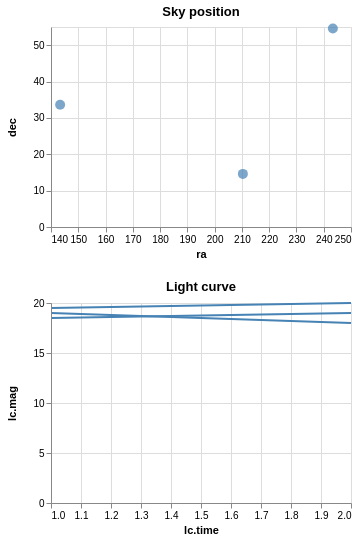

Write a Vega-Lite specification for this figure.
### Vega specification from a JSON file in a GitHub repository (floating-point values rounded to 4 significant figures)
{"$schema": "https://vega.github.io/schema/vega/v5.json", "description": "Show a line chart corresponding to selected points.", "autosize": "pad", "padding": 5, "width": 300, "data": [{"name": "pts_store"}, {"name": "source_0", "values": [{"id": "001", "ra": 243.3, "dec": "+54.6", "lc": [{"time": 1, "mag": 18.5}, {"time": 2, "mag": 19}]}, {"id": "002", "ra": 210.3, "dec": "+14.6", "lc": [{"time": 1, "mag": 19.5}, {"time": 2, "mag": 20}]}, {"id": "003", "ra": 143.3, "dec": "+33.6", "lc": [{"time": 1, "mag": 19}, {"time": 2, "mag": 18}]}]}, {"name": "data_0", "source": "source_0", "transform": [{"type": "flatten", "fields": ["lc"], "as": ["lc"]}]}, {"name": "data_1", "source": "data_0", "transform": [{"type": "aggregate", "groupby": ["ra", "dec", "id"], "ops": [], "fields": [], "as": []}]}, {"name": "data_2", "source": "data_0", "transform": [{"type": "formula", "expr": "datum[\"lc\"] && datum[\"lc\"][\"time\"]", "as": "lc.time"}, {"type": "formula", "expr": "datum[\"lc\"] && datum[\"lc\"][\"mag\"]", "as": "lc.mag"}, {"type": "filter", "expr": "!(length(data(\"pts_store\"))) || (vlSelectionTest(\"pts_store\", datum))"}]}], "signals": [{"name": "concat_0_height", "value": 200}, {"name": "concat_1_height", "value": 200}, {"name": "unit", "value": {}, "on": [{"events": "mousemove", "update": "isTuple(group()) ? group() : unit"}]}, {"name": "pts", "update": "vlSelectionResolve(\"pts_store\")"}], "layout": {"padding": 20, "columns": 1, "bounds": "full", "align": "each"}, "marks": [{"type": "group", "name": "concat_0_group", "title": {"text": "Sky position", "frame": "group"}, "style": "cell", "encode": {"update": {"width": {"signal": "width"}, "height": {"signal": "concat_0_height"}}}, "signals": [{"name": "pts_tuple", "on": [{"events": [{"source": "scope", "type": "click"}], "update": "datum && item().mark.marktype !== 'group' ? {unit: \"concat_0\", fields: pts_tuple_fields, values: [(item().isVoronoi ? datum.datum : datum)[\"id\"]]} : null", "force": true}]}, {"name": "pts_tuple_fields", "value": [{"field": "id", "type": "E"}]}, {"name": "pts_toggle", "value": false, "on": [{"events": [{"source": "scope", "type": "click"}], "update": "event.shiftKey"}]}, {"name": "pts_modify", "update": "modify(\"pts_store\", pts_toggle ? null : pts_tuple, pts_toggle ? null : true, pts_toggle ? pts_tuple : null)"}], "marks": [{"name": "concat_0_marks", "type": "symbol", "style": ["circle"], "from": {"data": "data_1"}, "encode": {"update": {"opacity": {"value": 0.7}, "fill": [{"test": "datum[\"ra\"] === null || isNaN(datum[\"ra\"]) || datum[\"dec\"] === null || isNaN(datum[\"dec\"])", "value": null}, {"test": "!(length(data(\"pts_store\"))) || (vlSelectionTest(\"pts_store\", datum))", "value": "steelblue"}, {"value": "grey"}], "tooltip": {"signal": "{\"ra\": format(datum[\"ra\"], \"\"), \"dec\": format(datum[\"dec\"], \"\")}"}, "x": [{"test": "datum[\"ra\"] === null || isNaN(datum[\"ra\"])", "value": 0}, {"scale": "concat_0_x", "field": "ra"}], "y": {"scale": "concat_0_y", "field": "dec"}, "size": {"value": 100}, "shape": {"value": "circle"}}}}], "axes": [{"scale": "concat_0_x", "orient": "bottom", "grid": false, "title": "ra", "labelFlush": true, "labelOverlap": true, "tickCount": {"signal": "ceil(width/40)"}, "zindex": 1}, {"scale": "concat_0_x", "orient": "bottom", "gridScale": "concat_0_y", "grid": true, "tickCount": {"signal": "ceil(width/40)"}, "domain": false, "labels": false, "maxExtent": 0, "minExtent": 0, "ticks": false, "zindex": 0}, {"scale": "concat_0_y", "orient": "left", "grid": false, "title": "dec", "labelOverlap": true, "tickCount": {"signal": "ceil(concat_0_height/40)"}, "zindex": 1}, {"scale": "concat_0_y", "orient": "left", "gridScale": "concat_0_x", "grid": true, "tickCount": {"signal": "ceil(concat_0_height/40)"}, "domain": false, "labels": false, "maxExtent": 0, "minExtent": 0, "ticks": false, "zindex": 0}]}, {"type": "group", "name": "concat_1_group", "title": {"text": "Light curve", "frame": "group"}, "style": "cell", "encode": {"update": {"width": {"signal": "width"}, "height": {"signal": "concat_1_height"}}}, "marks": [{"name": "concat_1_pathgroup", "type": "group", "from": {"facet": {"name": "faceted_path_concat_1_main", "data": "data_2", "groupby": ["id"]}}, "encode": {"update": {"width": {"field": {"group": "width"}}, "height": {"field": {"group": "height"}}}}, "marks": [{"name": "concat_1_marks", "type": "line", "style": ["line"], "sort": {"field": "datum[\"lc.time\"]", "order": "descending"}, "from": {"data": "faceted_path_concat_1_main"}, "encode": {"update": {"stroke": {"value": "steelblue"}, "tooltip": {"signal": "{\"lc.time\": format(datum[\"lc.time\"], \"\"), \"lc.mag\": format(datum[\"lc.mag\"], \"\"), \"id\": ''+datum[\"id\"]}"}, "x": {"scale": "concat_1_x", "field": "lc\\.time"}, "y": {"scale": "concat_1_y", "field": "lc\\.mag"}, "defined": {"signal": "datum[\"lc.time\"] !== null && !isNaN(datum[\"lc.time\"]) && datum[\"lc.mag\"] !== null && !isNaN(datum[\"lc.mag\"])"}}}}]}], "axes": [{"scale": "concat_1_x", "orient": "bottom", "grid": false, "title": "lc.time", "labelFlush": true, "labelOverlap": true, "tickCount": {"signal": "ceil(width/40)"}, "zindex": 1}, {"scale": "concat_1_x", "orient": "bottom", "gridScale": "concat_1_y", "grid": true, "tickCount": {"signal": "ceil(width/40)"}, "domain": false, "labels": false, "maxExtent": 0, "minExtent": 0, "ticks": false, "zindex": 0}, {"scale": "concat_1_y", "orient": "left", "grid": false, "title": "lc.mag", "labelOverlap": true, "tickCount": {"signal": "ceil(concat_1_height/40)"}, "zindex": 1}, {"scale": "concat_1_y", "orient": "left", "gridScale": "concat_1_x", "grid": true, "tickCount": {"signal": "ceil(concat_1_height/40)"}, "domain": false, "labels": false, "maxExtent": 0, "minExtent": 0, "ticks": false, "zindex": 0}]}], "scales": [{"name": "concat_0_x", "type": "linear", "domain": {"data": "data_1", "field": "ra"}, "range": [0, {"signal": "width"}], "zero": false, "nice": true}, {"name": "concat_0_y", "type": "linear", "domain": {"data": "data_1", "field": "dec"}, "range": [{"signal": "concat_0_height"}, 0], "nice": true, "zero": true}, {"name": "concat_1_x", "type": "linear", "domain": {"data": "data_2", "field": "lc\\.time"}, "range": [0, {"signal": "width"}], "zero": false, "nice": true}, {"name": "concat_1_y", "type": "linear", "domain": {"data": "data_2", "field": "lc\\.mag"}, "range": [{"signal": "concat_1_height"}, 0], "nice": true, "zero": true}], "config": {"axisY": {"minExtent": 30}}}
